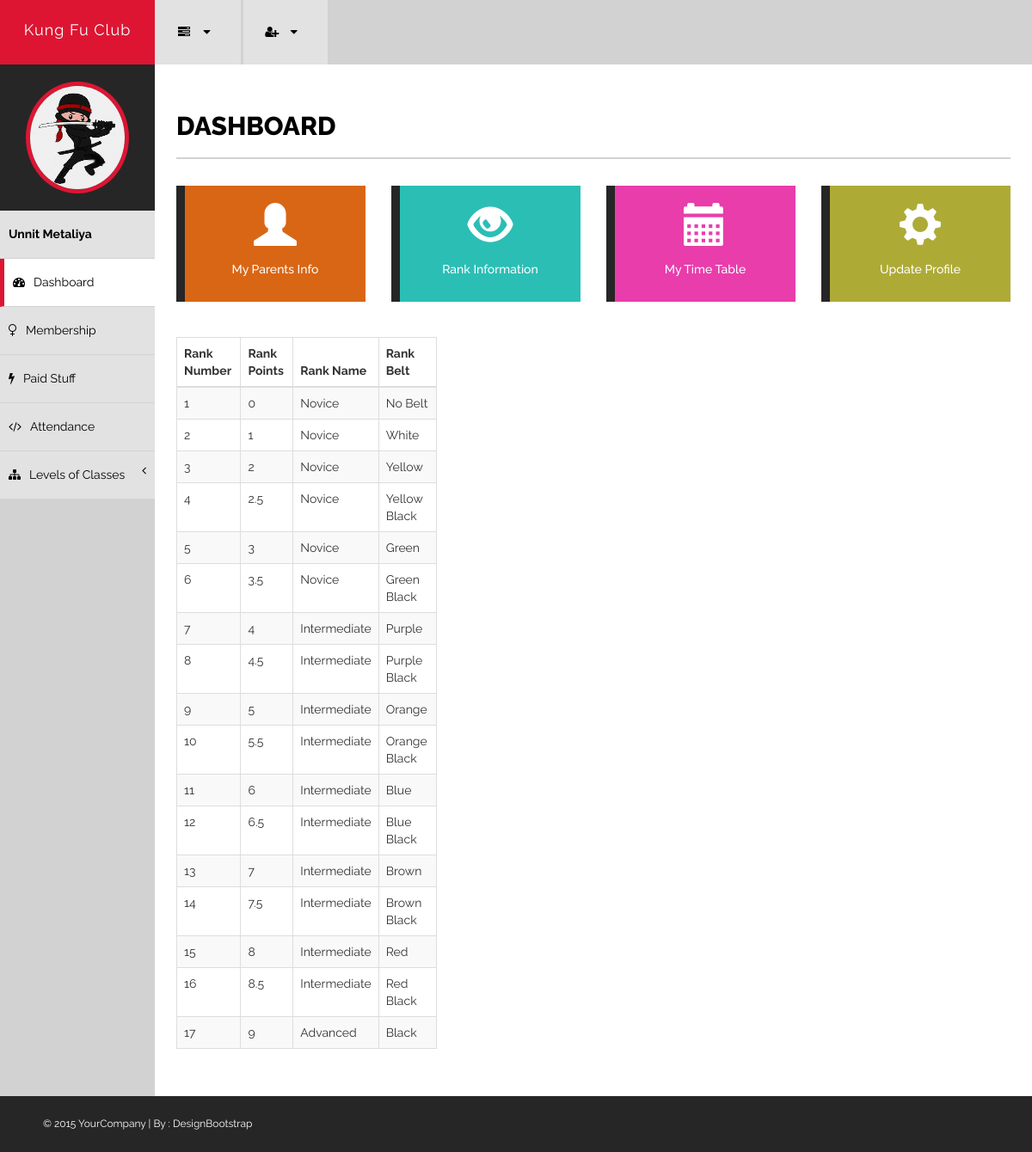
/rankinfo.php, run on the app's committed database.
### tables this page shows
CREATE TABLE IF NOT EXISTS `rank` (
  `rank_num` int(11) NOT NULL,
  `rank_points` varchar(100) NOT NULL,
  `rank_name` varchar(100) NOT NULL,
  `rank_belt` varchar(100) NOT NULL
);

### rankinfo.php (the view, shortened to what this page needs)
<!DOCTYPE html>
<html xmlns="http://www.w3.org/1999/xhtml">
<head>
    <link href="assets/css/bootstrap.css" rel="stylesheet" />
    <link href="assets/css/font-awesome.css" rel="stylesheet" />
    <link href="assets/css/style.css" rel="stylesheet" />
</head>
<body>
    <div id="wrapper">
        <nav class="navbar navbar-default navbar-cls-top " role="navigation" style="margin-bottom: 0">
            <div class="navbar-header">
                <a  class="navbar-brand" href="index.html">Kung Fu Club
                </a>
            </div>
            <div class="notifications-wrapper">
<ul class="nav">
             <li class="dropdown">
                    <a class="dropdown-toggle" data-toggle="dropdown" href="#" aria-expanded="false">
                        <i class="fa fa-tasks fa-fw"></i>  <i class="fa fa-caret-down"></i>
                    </a>
                </li>
                <li class="dropdown">
                    <a class="dropdown-toggle" data-toggle="dropdown" href="#">
                        <i class="fa fa-user-plus"></i>  <i class="fa fa-caret-down"></i>
                    </a>
                </li>
            </ul>
            </div>
        </nav>
        <nav  class="navbar-default navbar-side" role="navigation">
            <div class="sidebar-collapse">
                <ul class="nav" id="main-menu">
                    <li>
                        <div class="user-img-div">
                            <img src="assets/img/ninja.gif" class="img-circle" />
                        </div>
                    </li>
                     <li>
                        <a  href="#"> <strong> Unnit Metaliya </strong></a>
                    </li>
                    <li>
                        <a class="active-menu"  href="memberpage.php"><i class="fa fa-dashboard "></i>Dashboard</a>
                    </li>
                    <li>
                        <a href="ui.html"><i class="fa fa-venus "></i>Membership </a>
                    </li>
                    <li>
                        <a href="table.html"><i class="fa fa-bolt "></i>Paid Stuff </a>
                    </li>
                     <li>
                        <a href="forms.html"><i class="fa fa-code "></i>Attendance</a>
                    </li>
                    <li>
                        <a href="#"><i class="fa fa-sitemap "></i>Levels of Classes <span class="fa arrow"></span></a>
                    </li>
                </ul>
            </div>
        </nav>
        <div id="page-wrapper" class="page-wrapper-cls">
            <div id="page-inner">
                <div class="row">
                    <div class="col-md-12">
                        <h1 class="page-head-line">DASHBOARD</h1>
                    </div>
                </div>
                <div class="row">
                    <div class="col-md-12">
                    </div>
                </div>
                <div class="row">
            <div class=" col-md-3 col-sm-3">
                <div class="style-box-one Style-one-clr-one">
                            <a href="parents.php">
                                <span class="glyphicon glyphicon-user"></span>
                                 <h5>My Parents Info</h5>
                            </a>
                        </div>
                        </div>
              <div class=" col-md-3 col-sm-3">
                <div class="style-box-one Style-one-clr-two">
                            <a href="rankinfo.php">
                                <span class="glyphicon glyphicon-eye-open"></span>
                                 <h5>Rank Information</h5>
                            </a>
                        </div>
                        </div>
             <div class=" col-md-3 col-sm-3">
                <div class="style-box-one Style-one-clr-three">
                            <a href="table.html">
                                <span class="glyphicon glyphicon-calendar"></span>
                                 <h5>My Time Table</h5>
                            </a>
                        </div>
                        </div>
              <div class=" col-md-3 col-sm-3">
                <div class="style-box-one Style-one-clr-four">
                            <a href="#">
                                <span class="glyphicon glyphicon-cog"></span>
                                <h5>Update Profile</h5>
                            </a>
                        </div>
                        </div>
            </div>
                 <div class="row">
                    <div class="col-md-12">
                    </div>
                </div>
                <div class="row">
            <div class=" col-md-4 col-sm-4">
                <div class="table-responsive">
                            <table class="table table-striped table-bordered table-hover">
                                <thead>
                                    <tr>
                                        <th>Rank Number</th>
                                        <th>Rank Points</th>
                                        <th>Rank Name</th>
                                        <th>Rank Belt</th>
                                    </tr>
                                </thead>
<?php
$dbLink = new mysqli('127.0.0.1', 'root', '', 'kungfu');
$sql = 'SELECT `rank_num`,`rank_points`,`rank_name`, `rank_belt` FROM `rank`';
$result = $dbLink->query($sql);
if($result) {
    if($result->num_rows == 0) {
          echo '<p>No Info. Sorry!</p>';
    }
        else {
                    while($row = $result->fetch_assoc()){
                                                           echo "<tr>";
                                                              echo "<td>{$row['rank_num']}</td>";
                                                              echo "<td>{$row['rank_points']}</td>";
                                                              echo "<td>{$row['rank_name']}</td>";
                                                              echo "<td>{$row['rank_belt']}</td>";
                                                              echo  "</tr>";
                    }
                 echo '</table>';
    }
    $result->free(); }
    else {
      echo 'Error! SQL query failed:';
    echo "<pre>{$dbLink->error}</pre>";
}
?>
                        </div>
                        </div>
            </div>
        </div>
    </div>
        </div>
    <footer >
        &copy; 2015 YourCompany | By : <a href="http://www.designbootstrap.com/" target="_blank">DesignBootstrap</a>
    </footer>
</body>
</html>

### assets/css/style.css (style rules this page uses)
body { font-family: 'Raleway', sans-serif; line-height:25px; font-size:14px; }
#wrapper { width: 100%; background: #d2d2d2; }
#page-wrapper { padding: 15px 15px; min-height: 800px; background: #fff; }
#page-inner { width: 100%; margin: 10px 20px 10px 0px; background-color: #fff!important; padding: 10px; min-height: 800px; }
.page-head-line { font-size: 30px; text-transform: uppercase; color: #000; font-weight: 800; padding-bottom: 20px; border-bottom: 2px solid #d2d2d2; margin-bottom: 30px; }
.navbar-cls-top .navbar-brand { color: #fff; background: #DD1533; width: 180px; text-align: center; height: 75px; font-size: 18px; letter-spacing: 1px; padding-top: 25px; }
.user-img-div { min-height: 130px; padding: 20px; background-color: #262626; text-align:center; }
.user-img-div img { height: 130px; border: 5px solid #DD1533; }
.active-menu { background-color: #fff!important; border-left: 5px solid #DD1533; }
.arrow { float: right; }
.fa.arrow:before { content: "\f104"; }
.sidebar-collapse, .sidebar-collapse .nav { background: none; }
.sidebar-collapse .nav { padding: 0; }
.sidebar-collapse .nav > li > a { color: #000; background: #E2E2E2; text-shadow: none; border-bottom: 1px solid #D2D2D2; }
.sidebar-collapse > .nav > li > a { padding: 15px 10px; }
.navbar-side { border: none; background-color: #202020; }
.navbar-cls-top { background: #262626; border-bottom: none; }
.navbar-default { border: 0px solid black; }
.navbar-header { background: #000000; }
.nav > li > a > i { margin-right: 10px; }
.notifications-wrapper { margin-left:3px; }
.notifications-wrapper .nav { background-color: #D2d2d2; }
.notifications-wrapper li { display: inline-block; }
.notifications-wrapper li a { padding: 25px; min-height: 50px; }
.notifications-wrapper .nav > li > a { background-color: #E2E2E2; color:#000; }
footer { background-color:#262626; padding:20px 50px; color:#fff; font-size:12px; }
footer a { color:#fff; }
.style-box-one { text-align: center; padding: 20px; margin-bottom: 40px; border-left: 10px solid #262626; }
.style-box-one a, .style-box-one a:hover { color: #fff; text-decoration: none; }
.style-box-one span { font-size: 50px; padding-bottom: 10px; }
.Style-one-clr-one { background-color: #d96614; }
.Style-one-clr-two { background-color: #2bbeb5; }
.Style-one-clr-three { background-color: #e83dab; }
.Style-one-clr-four { background-color: #adab36; }
@media (min-width:768px) { .page-wrapper-cls { margin: 0 0 0 180px; } }
@media (min-width:768px) { .navbar-side { z-index: 1; position: absolute; width: 180px; } }
@media (min-width:768px) { .navbar { border-radius: 0px; } }

### data on the page
rank: rank_num "1", rank_points "0", rank_name "Novice", rank_belt "No Belt"
rank: rank_num "2", rank_points "1", rank_name "Novice", rank_belt "White"
rank: rank_num "3", rank_points "2", rank_name "Novice", rank_belt "Yellow"
rank: rank_num "4", rank_points "2.5", rank_name "Novice", rank_belt "Yellow Black"
rank: rank_num "5", rank_points "3", rank_name "Novice", rank_belt "Green"
rank: rank_num "6", rank_points "3.5", rank_name "Novice", rank_belt "Green Black"
rank: rank_num "7", rank_points "4", rank_name "Intermediate", rank_belt "Purple"
rank: rank_num "8", rank_points "4.5", rank_name "Intermediate", rank_belt "Purple Black"
rank: rank_num "9", rank_points "5", rank_name "Intermediate", rank_belt "Orange"
rank: rank_num "10", rank_points "5.5", rank_name "Intermediate", rank_belt "Orange Black"
rank: rank_num "11", rank_points "6", rank_name "Intermediate", rank_belt "Blue"
rank: rank_num "12", rank_points "6.5", rank_name "Intermediate", rank_belt "Blue Black"
rank: rank_num "13", rank_points "7", rank_name "Intermediate", rank_belt "Brown"
rank: rank_num "14", rank_points "7.5", rank_name "Intermediate", rank_belt "Brown Black"
rank: rank_num "15", rank_points "8", rank_name "Intermediate", rank_belt "Red"
rank: rank_num "16", rank_points "8.5", rank_name "Intermediate", rank_belt "Red Black"
rank: rank_num "17", rank_points "9", rank_name "Advanced", rank_belt "Black"
